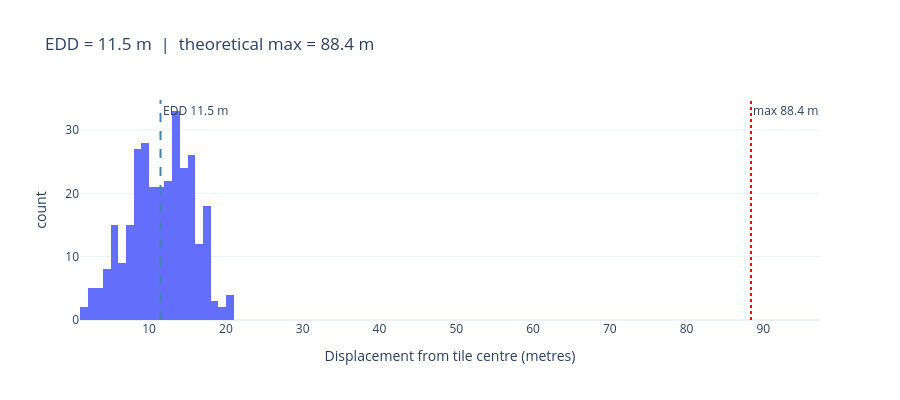

Notebook code cell kept with this figure:
### Markdown cell above
### EDD — Expected Displacement Distance

`edd(tile_centers, display_coords)` measures the mean distance from each shuffled tile centre to its jittered display pin.  
Jitter draws uniformly from [−J, +J] per axis, so the expected displacement is J · √(2/3) ≈ 0.82 J, and the hard maximum is J√2.

### Code cell
edd_val = edd(tile_centers, display_coords)
displacements = [
    haversine_m(t[0], t[1], d[0], d[1])
    for t, d in zip(tile_centers, display_coords)
]
max_diag = J * 2 ** 0.5

fig = px.histogram(
    x=displacements, nbins=30,
    labels={'x': 'Displacement from tile centre (metres)', 'y': 'Count'},
    title=f'EDD = {edd_val:.1f} m  |  theoretical max = {max_diag:.1f} m',
    template='plotly_white', height=400,
)
fig.add_vline(x=edd_val,  line_dash='dash', line_color='steelblue',
              annotation_text=f'EDD {edd_val:.1f} m')
fig.add_vline(x=max_diag, line_dash='dot',  line_color='red',
              annotation_text=f'max {max_diag:.1f} m')
fig.show()

assert max(displacements) <= max_diag + 1
print(f'EDD = {edd_val:.2f} m   min = {min(displacements):.2f} m   max = {max(displacements):.2f} m')
print('All displacements within theoretical bound: OK')

### Figure 1 — Plotly figure (JSON) as saved in the notebook; plotly's stock layout.template omitted (floating-point values rounded to 4 significant figures; data arrays with more than 128 entries replaced by an {"elided": "..."} marker saying what was removed)
{"data": [{"bingroup": "x", "hovertemplate": "Displacement from tile centre (metres)=%{x}<br>count=%{y}<extra></extra>", "legendgroup": "", "marker": {"color": "#636efa", "pattern": {"shape": ""}}, "name": "", "nbinsx": 30, "orientation": "v", "showlegend": false, "type": "histogram", "x": {"elided": "300 float values"}, "xaxis": "x", "yaxis": "y"}], "layout": {"annotations": [{"showarrow": false, "text": "EDD 11.5 m", "x": 11.49, "xanchor": "left", "xref": "x", "y": 1, "yanchor": "top", "yref": "y domain"}, {"showarrow": false, "text": "max 88.4 m", "x": 88.39, "xanchor": "left", "xref": "x", "y": 1, "yanchor": "top", "yref": "y domain"}], "barmode": "relative", "height": 400, "legend": {"tracegroupgap": 0}, "shapes": [{"line": {"color": "steelblue", "dash": "dash"}, "type": "line", "x0": 11.49, "x1": 11.49, "xref": "x", "y0": 0, "y1": 1, "yref": "y domain"}, {"line": {"color": "red", "dash": "dot"}, "type": "line", "x0": 88.39, "x1": 88.39, "xref": "x", "y0": 0, "y1": 1, "yref": "y domain"}], "title": {"text": "EDD = 11.5 m  |  theoretical max = 88.4 m"}, "xaxis": {"anchor": "y", "domain": [0.0, 1.0], "title": {"text": "Displacement from tile centre (metres)"}}, "yaxis": {"anchor": "x", "domain": [0.0, 1.0], "title": {"text": "count"}}}}
